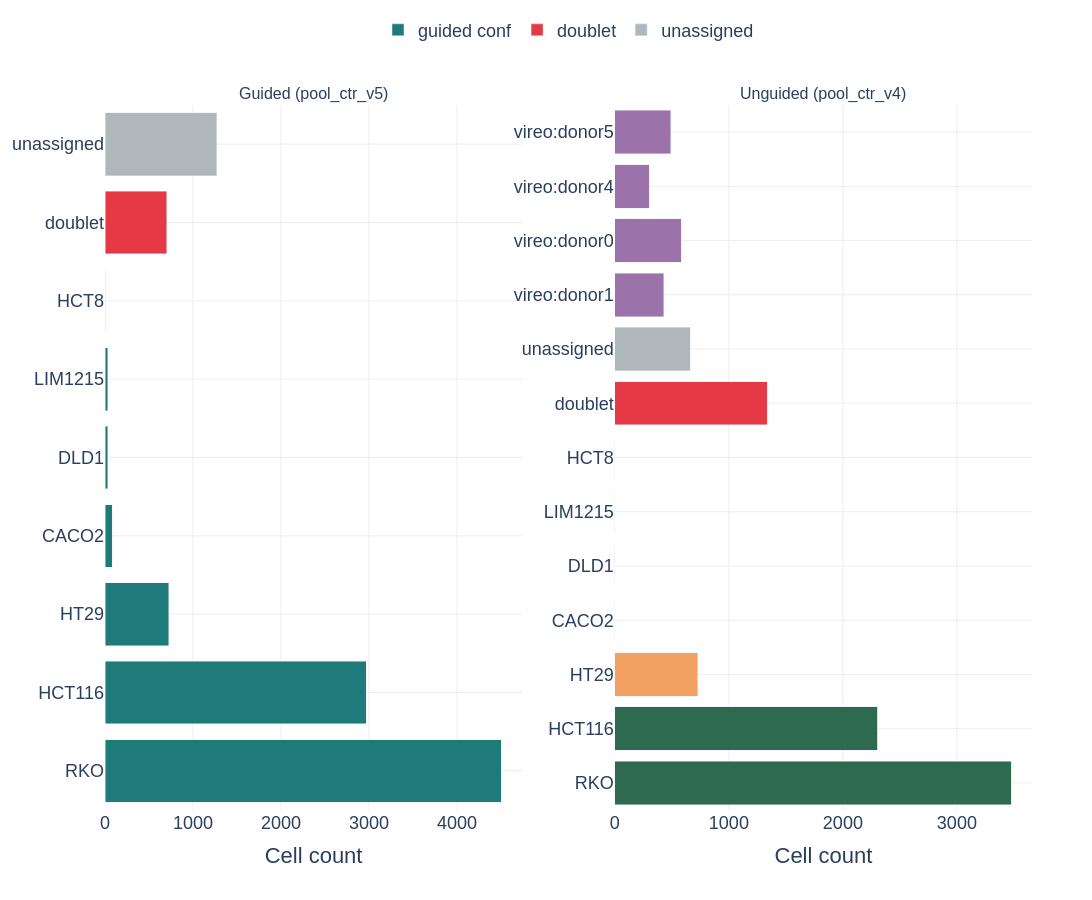

The notebook cell this image was saved under:
### Markdown cell above
## Figure 6 — Pool_ctr cell composition (slide 9)
**Slide message:** Reference-guided Vireo assigns 81% of cells as singlets with known identity; unguided mode identifies only the 3 best-represented lines.

Runs used: `pool_ctr_v4` (latest unguided), `pool_ctr_v5` (latest guided).

### Code cell
GUIDED_RUN   = 'pool_ctr_v5'
UNGUIDED_RUN = 'pool_ctr_v4'
print(f'Using guided={GUIDED_RUN}, unguided={UNGUIDED_RUN}')

def load_fa(run_id):
    p = f'{DEMUX_DIR}/{run_id}/final_assignments.tsv'
    if not os.path.exists(p):
        print(f'  {p} not found — skipping')
        return None
    return pd.read_csv(p, sep='\t')

fa_g = load_fa(GUIDED_RUN)
fa_u = load_fa(UNGUIDED_RUN)

if fa_g is None and fa_u is None:
    print('No Pool_ctr data available. Skipping Fig 6.')
else:
    SINGLET_SRC = {'db_match', 'guided_match'}

    def composition_summary(fa, run_id):
        total = len(fa)
        singlets  = fa[fa['source'].isin(SINGLET_SRC)]
        doublets  = fa[fa['source'] == 'doublet']
        unassigned = fa[fa['source'] == 'unassigned']
        vireo_only = fa[fa['source'] == 'vireo_only']
        pct_s  = 100 * len(singlets) / total
        pct_d  = 100 * len(doublets) / total
        pct_u  = 100 * len(unassigned) / total
        pct_vo = 100 * len(vireo_only) / total
        pct_hi = 100 * (fa['match_confidence'].isin(['high', 'guided'])).sum() / total
        print(f'  {run_id}: total={total:,}  singlets={pct_s:.1f}%  '
              f'doublets={pct_d:.1f}%  unassigned={pct_u:.1f}%  '
              f'vireo_only={pct_vo:.1f}%  high_conf={pct_hi:.1f}%')
        per_line = singlets.groupby('cell_line').size().sort_values(ascending=False)
        return per_line, total, pct_s, pct_d, pct_u, pct_hi

    print('Guided run:')
    pl_g, tot_g, *_ = composition_summary(fa_g, GUIDED_RUN)
    print('Unguided run:')
    pl_u, tot_u, *_ = composition_summary(fa_u, UNGUIDED_RUN)

    # Unified cell line order (by guided count)
    all_lines = list(pl_g.index) + [l for l in pl_u.index if l not in pl_g.index]

    STATUS_COLORS = {
        'high':    C['green'],
        'guided':  C['accent_teal'],
        'low':     C['orange'],
        'doublet': C['red'],
        'unassigned': C['grey'],
        'vireo_only': '#9B72AA',
    }

    def conf_counts(fa, lines):
        rows = {}
        for line in lines:
            sub = fa[fa['cell_line'] == line]
            for conf in ['high', 'guided', 'low']:
                rows.setdefault(conf, []).append(
                    (sub['match_confidence'] == conf).sum()
                )
        special = {}
        for s in ['doublet', 'unassigned', 'vireo_only']:
            special[s] = [(fa['source'] == s).sum()]
        return rows, special

    fig6 = make_subplots(
        rows=1, cols=2,
        subplot_titles=(f'Guided ({GUIDED_RUN})', f'Unguided ({UNGUIDED_RUN})'),
        horizontal_spacing=0.10,
    )

    for col, fa, run_id in [(1, fa_g, GUIDED_RUN), (2, fa_u, UNGUIDED_RUN)]:
        SINGLET_SRC = {'db_match', 'guided_match'}
        sing = fa[fa['source'].isin(SINGLET_SRC)]
        for conf, color in [('high', C['green']), ('guided', C['accent_teal']), ('low', C['orange'])]:
            sub = sing[sing['match_confidence'] == conf]
            if sub.empty:
                continue
            counts = sub['cell_line'].value_counts().reindex(all_lines, fill_value=0)
            fig6.add_trace(go.Bar(
                y=all_lines, x=counts.values, orientation='h',
                name=f'{conf} conf', marker_color=color,
                legendgroup=conf, showlegend=(col == 1),
                hovertemplate='%{y}: %{x}<extra></extra>',
            ), row=1, col=col)

        for status, color in [('doublet', C['red']), ('unassigned', C['grey'])]:
            cnt = (fa['source'] == status).sum()
            fig6.add_trace(go.Bar(
                y=[status], x=[cnt], orientation='h',
                name=status, marker_color=color,
                legendgroup=status, showlegend=(col == 1),
            ), row=1, col=col)

        if 'vireo_only' in fa['source'].values:
            vo = fa[fa['source'] == 'vireo_only']
            for lbl in vo['cell_line'].unique():
                cnt = (vo['cell_line'] == lbl).sum()
                fig6.add_trace(go.Bar(
                    y=[lbl], x=[cnt], orientation='h',
                    name='vireo only', marker_color='#9B72AA',
                    legendgroup='vireo_only', showlegend=(col == 1),
                    hovertemplate=f'{lbl}: %{{x}}<extra></extra>',
                ), row=1, col=col)

    _style(fig6, showlegend=True)
    fig6.update_layout(
        barmode='stack',
        legend=dict(orientation='h', yanchor='bottom', y=1.08, xanchor='center', x=0.5),
    )
    fig6.update_xaxes(title_text='Cell count')
    save(fig6, 'fig6_pool_ctr_composition')

    # Numbers table
    rows_tbl = []
    for fa, rname in [(fa_g, GUIDED_RUN), (fa_u, UNGUIDED_RUN)]:
        SINGLET_SRC = {'db_match', 'guided_match'}
        sing = fa[fa['source'].isin(SINGLET_SRC)]
        total = len(fa)
        rows_tbl.append({
            'run': rname, 'total_cells': total,
            'pct_singlets': round(100 * len(sing) / total, 1),
            'pct_doublets': round(100 * (fa['source'] == 'doublet').sum() / total, 1),
            'pct_unassigned': round(100 * (fa['source'] == 'unassigned').sum() / total, 1),
            'pct_high_conf': round(100 * fa['match_confidence'].isin(['high','guided']).sum() / total, 1),
        })
    display(pd.DataFrame(rows_tbl).set_index('run'))

### Figure 1 — Plotly figure (JSON) as saved in the notebook; plotly's stock layout.template omitted (floating-point values rounded to 4 significant figures)
{"data": [{"hovertemplate": "%{y}: %{x}<extra></extra>", "legendgroup": "guided", "marker": {"color": "#1F7A7A"}, "name": "guided conf", "orientation": "h", "showlegend": true, "type": "bar", "x": [4502, 2968, 722, 80, 33, 30, 3], "xaxis": "x", "y": ["RKO", "HCT116", "HT29", "CACO2", "DLD1", "LIM1215", "HCT8"], "yaxis": "y"}, {"legendgroup": "doublet", "marker": {"color": "#E63946"}, "name": "doublet", "orientation": "h", "showlegend": true, "type": "bar", "x": [701], "xaxis": "x", "y": ["doublet"], "yaxis": "y"}, {"legendgroup": "unassigned", "marker": {"color": "#B0B7BB"}, "name": "unassigned", "orientation": "h", "showlegend": true, "type": "bar", "x": [1269], "xaxis": "x", "y": ["unassigned"], "yaxis": "y"}, {"hovertemplate": "%{y}: %{x}<extra></extra>", "legendgroup": "high", "marker": {"color": "#2D6A4F"}, "name": "high conf", "orientation": "h", "showlegend": false, "type": "bar", "x": [3476, 2306, 0, 0, 0, 0, 0], "xaxis": "x2", "y": ["RKO", "HCT116", "HT29", "CACO2", "DLD1", "LIM1215", "HCT8"], "yaxis": "y2"}, {"hovertemplate": "%{y}: %{x}<extra></extra>", "legendgroup": "low", "marker": {"color": "#F4A261"}, "name": "low conf", "orientation": "h", "showlegend": false, "type": "bar", "x": [0, 0, 726, 0, 0, 0, 0], "xaxis": "x2", "y": ["RKO", "HCT116", "HT29", "CACO2", "DLD1", "LIM1215", "HCT8"], "yaxis": "y2"}, {"legendgroup": "doublet", "marker": {"color": "#E63946"}, "name": "doublet", "orientation": "h", "showlegend": false, "type": "bar", "x": [1335], "xaxis": "x2", "y": ["doublet"], "yaxis": "y2"}, {"legendgroup": "unassigned", "marker": {"color": "#B0B7BB"}, "name": "unassigned", "orientation": "h", "showlegend": false, "type": "bar", "x": [662], "xaxis": "x2", "y": ["unassigned"], "yaxis": "y2"}, {"hovertemplate": "vireo:donor1: %{x}<extra></extra>", "legendgroup": "vireo_only", "marker": {"color": "#9B72AA"}, "name": "vireo only", "orientation": "h", "showlegend": false, "type": "bar", "x": [430], "xaxis": "x2", "y": ["vireo:donor1"], "yaxis": "y2"}, {"hovertemplate": "vireo:donor0: %{x}<extra></extra>", "legendgroup": "vireo_only", "marker": {"color": "#9B72AA"}, "name": "vireo only", "orientation": "h", "showlegend": false, "type": "bar", "x": [583], "xaxis": "x2", "y": ["vireo:donor0"], "yaxis": "y2"}, {"hovertemplate": "vireo:donor4: %{x}<extra></extra>", "legendgroup": "vireo_only", "marker": {"color": "#9B72AA"}, "name": "vireo only", "orientation": "h", "showlegend": false, "type": "bar", "x": [300], "xaxis": "x2", "y": ["vireo:donor4"], "yaxis": "y2"}, {"hovertemplate": "vireo:donor5: %{x}<extra></extra>", "legendgroup": "vireo_only", "marker": {"color": "#9B72AA"}, "name": "vireo only", "orientation": "h", "showlegend": false, "type": "bar", "x": [490], "xaxis": "x2", "y": ["vireo:donor5"], "yaxis": "y2"}], "layout": {"annotations": [{"font": {"size": 16}, "showarrow": false, "text": "Guided (pool_ctr_v5)", "x": 0.225, "xanchor": "center", "xref": "paper", "y": 1.0, "yanchor": "bottom", "yref": "paper"}, {"font": {"size": 16}, "showarrow": false, "text": "Unguided (pool_ctr_v4)", "x": 0.775, "xanchor": "center", "xref": "paper", "y": 1.0, "yanchor": "bottom", "yref": "paper"}], "barmode": "stack", "font": {"family": "Arial, sans-serif", "size": 18}, "height": 900, "legend": {"orientation": "h", "x": 0.5, "xanchor": "center", "y": 1.08, "yanchor": "bottom"}, "margin": {"b": 90, "l": 90, "r": 60, "t": 40}, "paper_bgcolor": "white", "plot_bgcolor": "white", "showlegend": true, "width": 1600, "xaxis": {"anchor": "y", "domain": [0.0, 0.45], "gridcolor": "#EEEEEE", "gridwidth": 1, "showgrid": true, "title": {"text": "Cell count"}, "zeroline": false}, "xaxis2": {"anchor": "y2", "domain": [0.55, 1.0], "gridcolor": "#EEEEEE", "gridwidth": 1, "showgrid": true, "title": {"text": "Cell count"}, "zeroline": false}, "yaxis": {"anchor": "x", "domain": [0.0, 1.0], "gridcolor": "#EEEEEE", "gridwidth": 1, "showgrid": true, "zeroline": false}, "yaxis2": {"anchor": "x2", "domain": [0.0, 1.0], "gridcolor": "#EEEEEE", "gridwidth": 1, "showgrid": true, "zeroline": false}}}
